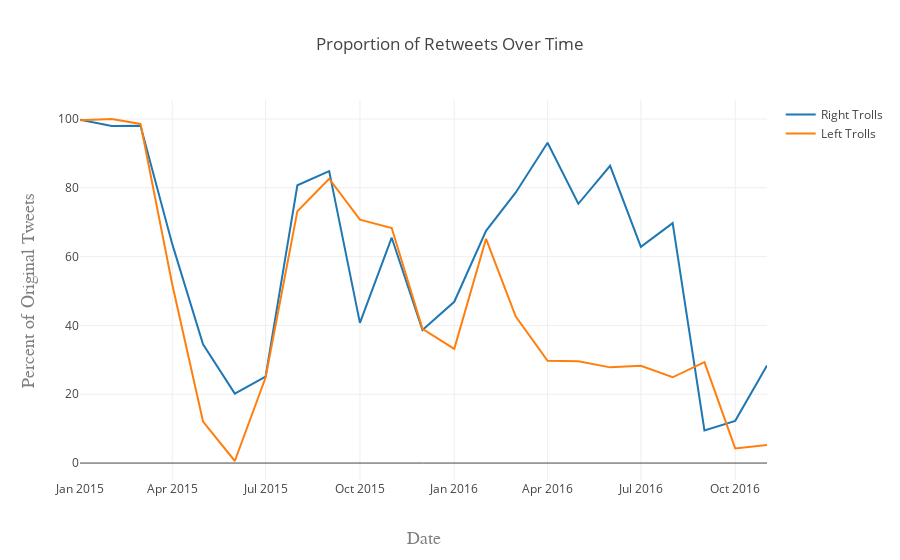

Notebook code cell kept with this figure:
### Code cell
######################################################################################################################
#TO VISUALIZE THE PLOT FROM THE CLOUD RUN THIS CELL #######################################
###############################################################################################################################

fig = py.get_figure('https://plot.ly/~Flavioh/68', raw=True)
iplot(fig)

### Figure 1 — Plotly figure (JSON) as saved in the notebook; plotly's stock layout.template omitted (floating-point values rounded to 4 significant figures)
{"data": [{"mode": "lines", "name": "Right Trolls", "type": "scatter", "uid": "efb22c08-96af-45c4-b64a-82c61ca6fbe7", "x": ["2015-01", "2015-02", "2015-03", "2015-04", "2015-05", "2015-06", "2015-07", "2015-08", "2015-09", "2015-10", "2015-11", "2015-12", "2016-01", "2016-02", "2016-03", "2016-04", "2016-05", "2016-06", "2016-07", "2016-08", "2016-09", "2016-10", "2016-11"], "xsrc": "Flavioh:69:2f4ee6", "y": [99.8, 97.98, 98.06, 63.62, 34.54, 20.2, 25.13, 80.75, 84.84, 40.75, 65.5, 38.66, 46.88, 67.49, 78.66, 93.1, 75.35, 86.39, 62.84, 69.74, 9.474, 12.27, 28.33], "ysrc": "Flavioh:69:c3eb04"}, {"mode": "lines", "name": "Left Trolls", "type": "scatter", "uid": "afb9e991-5ea7-4984-868e-c3be7bc0f8fe", "x": ["2015-01", "2015-02", "2015-03", "2015-04", "2015-05", "2015-06", "2015-07", "2015-08", "2015-09", "2015-10", "2015-11", "2015-12", "2016-01", "2016-02", "2016-03", "2016-04", "2016-05", "2016-06", "2016-07", "2016-08", "2016-09", "2016-10", "2016-11"], "xsrc": "Flavioh:69:2f4ee6", "y": [99.63, 100, 98.58, 51.9, 12.06, 0.5998, 24.86, 73.21, 82.64, 70.75, 68.3, 39.01, 33.19, 65.18, 42.58, 29.72, 29.58, 27.82, 28.29, 24.93, 29.33, 4.257, 5.257], "ysrc": "Flavioh:69:7f0147"}], "layout": {"title": "Proportion of Retweets Over Time", "xaxis": {"title": "Date", "titlefont": {"color": "#7f7f7f", "family": "Courier New, monospace", "size": 18}}, "yaxis": {"title": "Percent of Original Tweets", "titlefont": {"color": "#7f7f7f", "family": "Courier New, monospace", "size": 18}}}}
